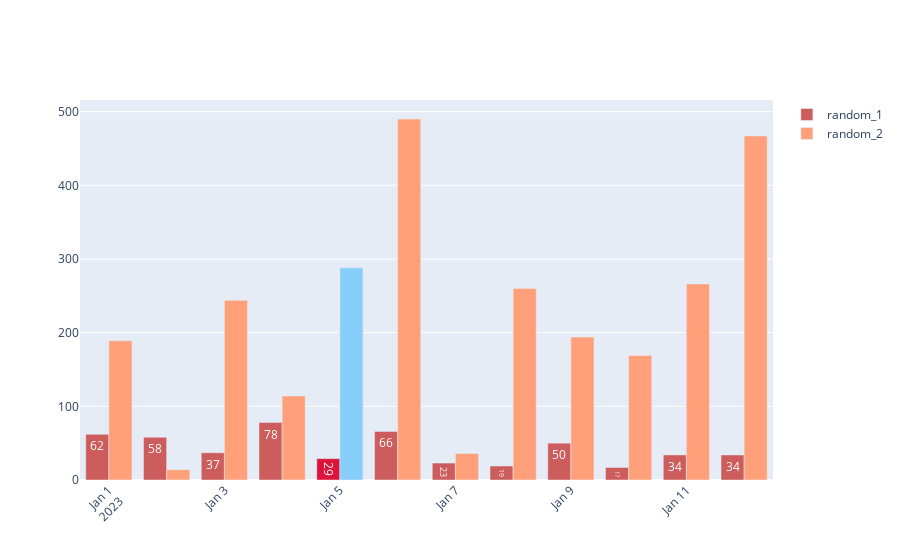

Notebook code cell kept with this figure:
### Markdown cell above
## 2.3 Basic _ 텍스트 나타내기

### Code cell
months  = ['Jan', 'Feb', 'Mar', 'Apr', 'May', 'Jun', 'Jul','Aug', 'Sep', 'Oct', 'Nov', 'Dec']
months = pd.date_range('2023-01-01', periods=12)
random_1 = np.random.randint(0, 100, 12)
random_2 = np.random.randint(0, 500, 12)

colors1 = ['indianred']*12
colors1[4]='crimson'
colors2 = ['lightsalmon']*12
colors2[4] = 'LightSkyBlue'

texttemplate = [ '{}'.format(i) for i in random_1]
trace1 = go.Bar(x = months, y=random_1, name = 'random_1', marker_color =colors1, texttemplate=texttemplate,
                textposition='inside')
trace2 = go.Bar(x = months, y=random_2, name = 'random_2', marker_color =colors2)

layout = go.Layout(xaxis_tickangle = -45)

data = [trace1,trace2]

fig = go.Figure(data=data, layout=layout)

fig.show()

### Figure 1 — Plotly figure (JSON) as saved in the notebook; plotly's stock layout.template omitted (floating-point values rounded to 4 significant figures)
{"data": [{"marker": {"color": ["indianred", "indianred", "indianred", "indianred", "crimson", "indianred", "indianred", "indianred", "indianred", "indianred", "indianred", "indianred"]}, "name": "random_1", "textposition": "inside", "texttemplate": ["62", "58", "37", "78", "29", "66", "23", "19", "50", "17", "34", "34"], "type": "bar", "x": ["2023-01-01T00:00:00", "2023-01-02T00:00:00", "2023-01-03T00:00:00", "2023-01-04T00:00:00", "2023-01-05T00:00:00", "2023-01-06T00:00:00", "2023-01-07T00:00:00", "2023-01-08T00:00:00", "2023-01-09T00:00:00", "2023-01-10T00:00:00", "2023-01-11T00:00:00", "2023-01-12T00:00:00"], "y": [62, 58, 37, 78, 29, 66, 23, 19, 50, 17, 34, 34]}, {"marker": {"color": ["lightsalmon", "lightsalmon", "lightsalmon", "lightsalmon", "LightSkyBlue", "lightsalmon", "lightsalmon", "lightsalmon", "lightsalmon", "lightsalmon", "lightsalmon", "lightsalmon"]}, "name": "random_2", "type": "bar", "x": ["2023-01-01T00:00:00", "2023-01-02T00:00:00", "2023-01-03T00:00:00", "2023-01-04T00:00:00", "2023-01-05T00:00:00", "2023-01-06T00:00:00", "2023-01-07T00:00:00", "2023-01-08T00:00:00", "2023-01-09T00:00:00", "2023-01-10T00:00:00", "2023-01-11T00:00:00", "2023-01-12T00:00:00"], "y": [189, 14, 244, 114, 288, 490, 36, 260, 194, 169, 266, 467]}], "layout": {"xaxis": {"tickangle": -45}}}
